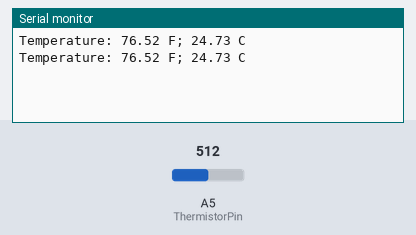
A sketch run on a simulated Arduino Uno, built with avr-gcc and run on an emulated ATmega328P. Shown: the last lines printed to the serial monitor. The test bench sets the inputs (shaded band); at power-on: A5 (ThermistorPin) = 512.

Above: at 1.8 s.
1.9 s: A5 (ThermistorPin) set to 716
At 2.8 s:
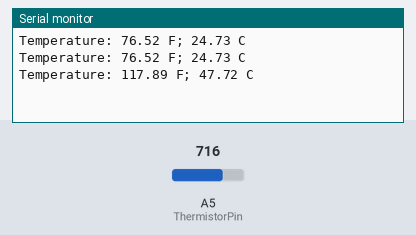
3.4 s: A5 (ThermistorPin) set to 900
At 4.4 s:
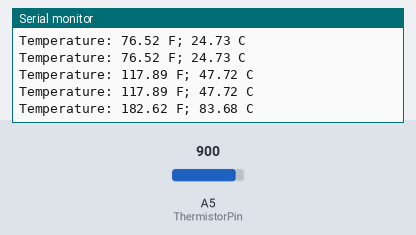
Timing chart, 0 to 6.4 s (numbered marks = the images above; inputs shaded):
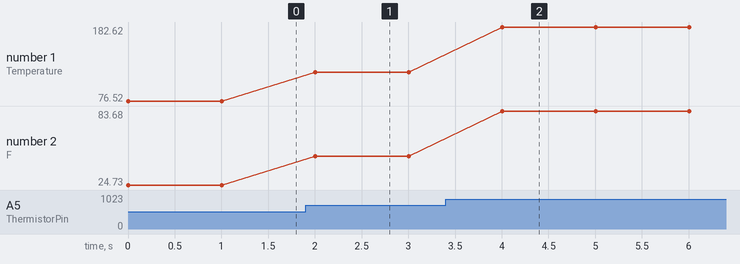

The sketch:

thermistor2.ino
```cpp
int ThermistorPin = 5;
int VVo;
float RR1 = 10000;
float logRR2, RR2, TT, TTc, TTf;
float c1 = 1.009249522e-03, c2 = 2.378405444e-04, c3 = 2.019202697e-07;

void setup() {
Serial.begin(9600);
}

void loop() {

  VVo = analogRead(ThermistorPin);
  RR2 = RR1 * (1023.0 / (float)VVo - 1.0);
  logRR2 = log(RR2);
  TT = (1.0 / (c1 + c2*logRR2 + c3*logRR2*logRR2*logRR2));
  TTc = TT - 273.15;
  TTf = (TTc * 9.0)/ 5.0 + 32.0;

  Serial.print("Temperature: ");
  Serial.print(TTf);
  Serial.print(" F; ");
  Serial.print(TTc);
  Serial.println(" C");

  delay(1000);
}
```

Measured:
- after the input at 1.9 s, the serial monitor: prints a new line after 0.10 s (image 1)
- after the input at 3.4 s, the serial monitor: prints a new line after 0.61 s (image 2)
- plotted number 1: 76.52 → 117.89 after the input at 1.9 s, 117.89 → 182.62 after the input at 3.4 s
- plotted number 2: 24.73 → 47.72 after the input at 1.9 s, 47.72 → 83.68 after the input at 3.4 s
